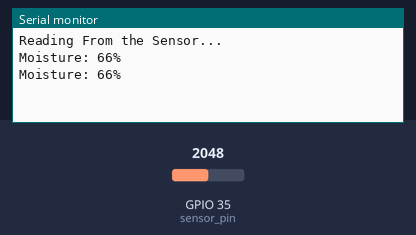
Bench run of a sketch on a simulated ESP32. Shown: the last lines printed to the serial monitor. The test bench sets the inputs (shaded band); at power-on: GPIO 35 (sensor_pin) = 2048.

Above: at 3.2 s.
3.3 s: GPIO 35 (sensor_pin) set to 2866
At 4.6 s:
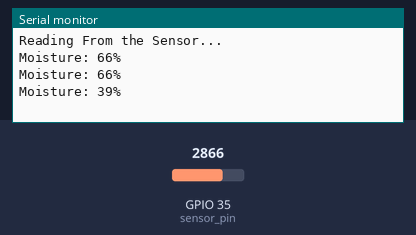
4.8 s: GPIO 35 (sensor_pin) set to 3603
At 5.8 s:
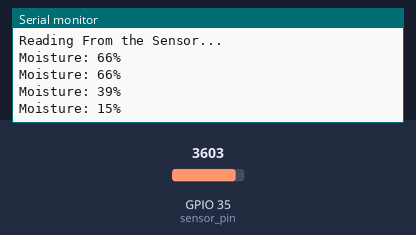
Timing chart, 0 to 7.8 s (numbered marks = the images above; inputs shaded):
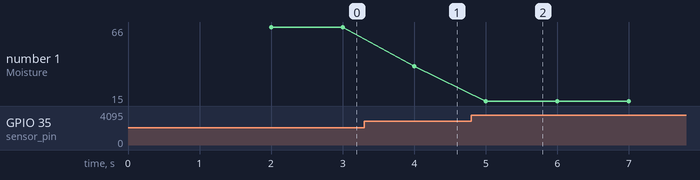

The sketch:

Moisture.ino
```cpp
int sensor_pin = 35;    // Pin where the soil moisture sensor is connected
int output_value;       // Raw analog value from the sensor
int moisturelevel;      // Mapped moisture level as percentage

void setup() {
  Serial.begin(9600);          // Start serial communication at 9600 baud rate
  Serial.println("Reading From the Sensor...");
  delay(2000);                 // Small delay before starting sensor readings
}

void loop() {
  output_value = analogRead(sensor_pin);    // Read the analog value from the sensor
  moisturelevel = map(output_value, 4095, 1000, 0, 100);  // Map the raw value to moisture level in percentage

  // Display the moisture level
  Serial.print("Moisture: ");
  Serial.print(moisturelevel);
  Serial.println("%");

  delay(1000);    // Delay before the next reading (1 second)
}
```

Measured:
- after the input at 3.3 s, the serial monitor: prints a new line after 0.70 s (image 1)
- after the input at 4.8 s, the serial monitor: prints a new line after 0.20 s (image 2)
- plotted number 1: 66 → 39 after the input at 3.3 s, 39 → 15 after the input at 4.8 s
